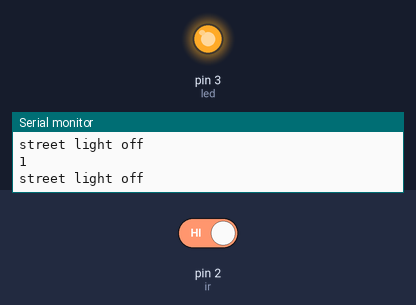
Bench run of a sketch on a simulated Arduino Uno, built with avr-gcc and run on an emulated ATmega328P. Shown: output pins drawn as LEDs (lit = HIGH), the last lines printed to the serial monitor. The test bench sets the inputs (shaded band); at power-on: pin 2 (ir) HIGH.

Above: at 1.2 s.
1.3 s: pin 2 (ir) driven LOW
At 2.2 s:
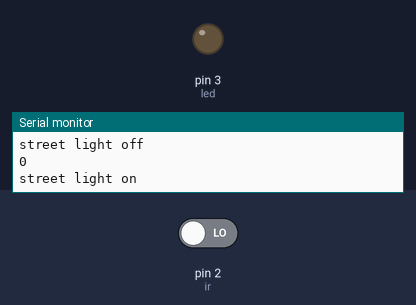
Timing chart, 0 to 4.3 s (numbered marks = the images above; inputs shaded):
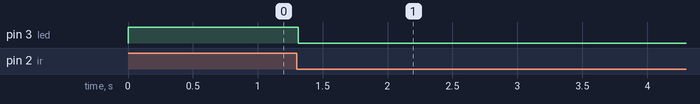

Measured:
- after the input at 1.3 s, pin 3 (led): HIGH → LOW at once

The sketch:

strightlight.ino
```cpp
#define ir 2
#define led 3
void setup() {
  Serial.begin(9600);
  pinMode(ir,INPUT);
  pinMode(led,OUTPUT);
}

void loop() {

Serial.println(digitalRead(ir));

  if(!digitalRead(ir)){

    digitalWrite(led,LOW);
    Serial.println("street light on");
    delay(5000);
    }else{

      digitalWrite(led,HIGH);
        Serial.println("street light off");
      }
}
```
